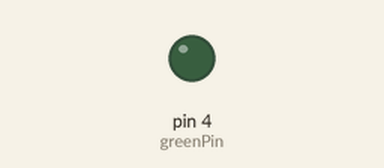
Simulated run of this sketch. Board: Arduino Uno, built with avr-gcc and run on an emulated ATmega328P. Shown: output pins drawn as LEDs (lit = HIGH).

Above: at 1.0 s.
At 3.0 s:
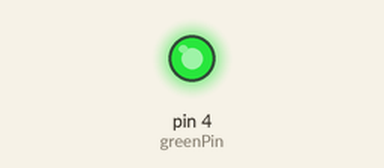
Timing chart, 0 to 5.2 s (numbered marks = the images above):
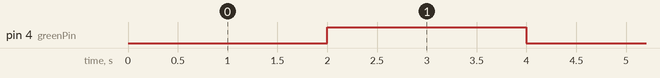

Measured:
- by itself, pin 4 (greenPin): alternates HIGH for 2.0 s and LOW for 2.0 s

The sketch:

rgb_led.ino
```cpp
int greenPin = 4; //D2
void setup() {
pinMode(greenPin, OUTPUT);
}
void loop() {
digitalWrite ( greenPin, LOW);
delay(2000);
digitalWrite ( greenPin, HIGH); // turn the green led on
delay(2000);
}
```
